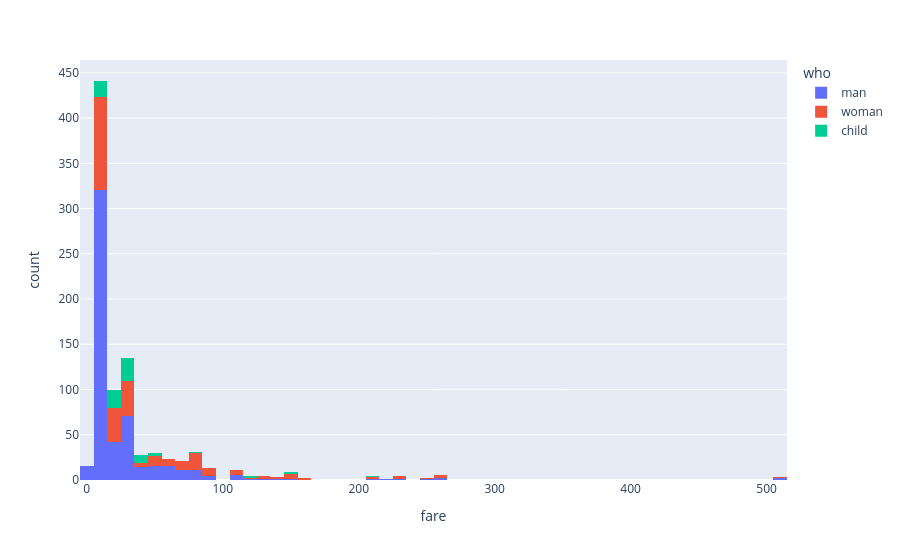

Notebook cell for this chart:
### Markdown cell above
# Kurtosis and Skewness
Close to zero means data is normalized

### Code cell
# Lets explore for the passengers only 
from scipy import stats
print(f"Kurtosis of Fare : {stats.kurtosis(df_01['fare'],fisher=False)}")
print(f"Skewness of Fare : {stats.skew(df_01['fare'])}")
px.histogram(df_01,x='fare',color='who')

### Figure 1 — Plotly figure (JSON) as saved in the notebook; plotly's stock layout.template omitted (floating-point values rounded to 4 significant figures; data arrays with more than 128 entries replaced by an {"elided": "..."} marker saying what was removed)
{"data": [{"bingroup": "x", "hovertemplate": "who=man<br>fare=%{x}<br>count=%{y}<extra></extra>", "legendgroup": "man", "marker": {"color": "#636efa", "pattern": {"shape": ""}}, "name": "man", "orientation": "v", "showlegend": true, "type": "histogram", "x": {"elided": "537 float values"}, "xaxis": "x", "yaxis": "y"}, {"bingroup": "x", "hovertemplate": "who=woman<br>fare=%{x}<br>count=%{y}<extra></extra>", "legendgroup": "woman", "marker": {"color": "#EF553B", "pattern": {"shape": ""}}, "name": "woman", "orientation": "v", "showlegend": true, "type": "histogram", "x": {"elided": "271 float values"}, "xaxis": "x", "yaxis": "y"}, {"bingroup": "x", "hovertemplate": "who=child<br>fare=%{x}<br>count=%{y}<extra></extra>", "legendgroup": "child", "marker": {"color": "#00cc96", "pattern": {"shape": ""}}, "name": "child", "orientation": "v", "showlegend": true, "type": "histogram", "x": [21.07, 30.07, 16.7, 7.854, 29.12, 8.029, 21.07, 11.24, 41.58, 39.69, 27.75, 46.9, 27.9, 29.0, 14.45, 31.27, 11.24, 34.38, 39.69, 20.52, 29.12, 11.13, 31.39, 39.0, 22.02, 26.0, 10.46, 31.39, 26.25, 31.39, 29.12, 151.6, 151.6, 26.0, 15.9, 7.229, 21.07, 15.74, 46.9, 18.75, 24.15, 120.0, 81.86, 19.5, 19.26, 19.26, 12.29, 46.9, 15.9, 26.0, 26.25, 31.27, 31.27, 36.75, 39.0, 27.9, 27.9, 19.26, 46.9, 39.69, 211.3, 13.42, 33.0, 18.79, 23.0, 12.47, 14.5, 12.47, 7.229, 29.12, 20.57, 120.0, 8.517, 31.27, 27.9, 39.69, 37.0, 14.45, 18.75, 31.27, 15.25, 11.13, 7.225], "xaxis": "x", "yaxis": "y"}], "layout": {"barmode": "relative", "legend": {"title": {"text": "who"}, "tracegroupgap": 0}, "margin": {"t": 60}, "xaxis": {"anchor": "y", "domain": [0, 1], "title": {"text": "fare"}}, "yaxis": {"anchor": "x", "domain": [0, 1], "title": {"text": "count"}}}}
